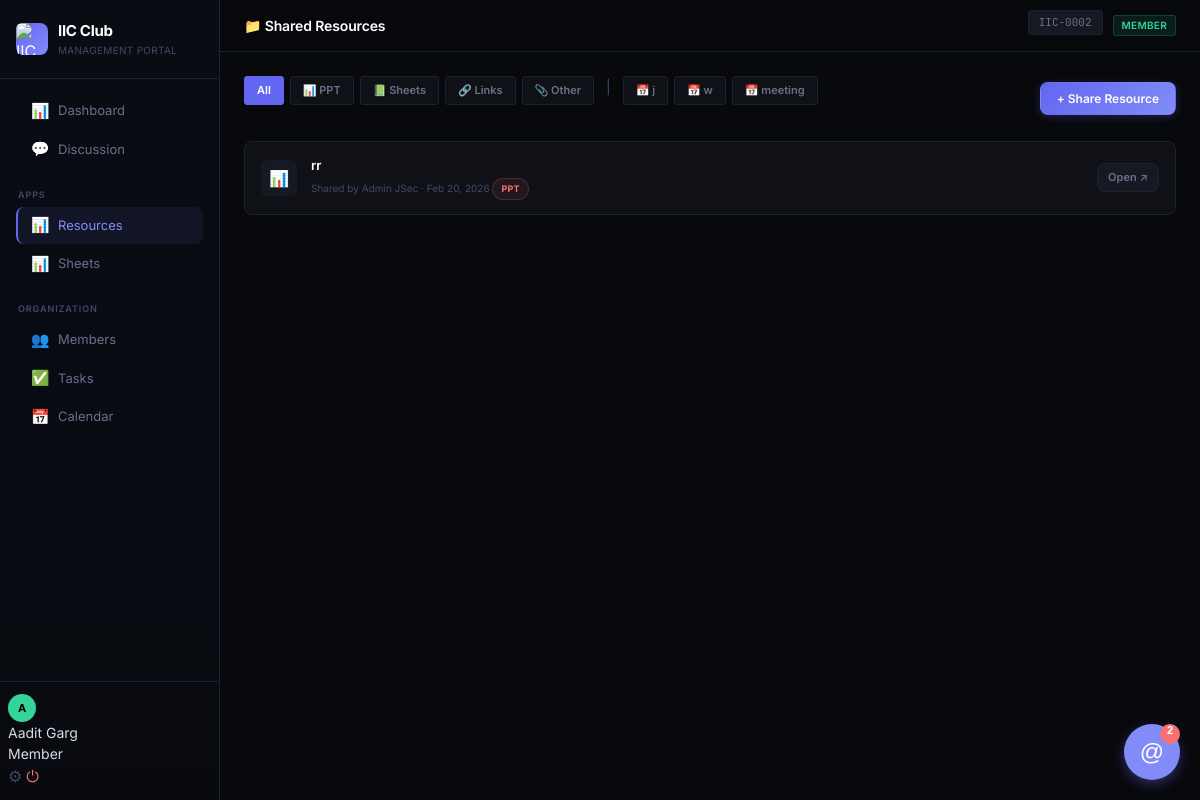
The page /resources (signed in) on the database its author committed.
### models.py (models this page shows, shortened)
class User(db.Model):
    __tablename__ = 'users'
    id = db.Column(db.Integer, primary_key=True)
    unique_id = db.Column(db.String(20), unique=True, nullable=False)  # IIC-0001
    name = db.Column(db.String(100), nullable=False)
    email = db.Column(db.String(120), unique=True, nullable=False)
    password_hash = db.Column(db.String(256), nullable=False)
    role = db.Column(db.String(20), nullable=False, default='member')  # jsec, coordinator, member
    expertise = db.Column(db.String(255), default='')
    current_work = db.Column(db.String(255), default='')
    bio = db.Column(db.Text, default='')
    avatar_color = db.Column(db.String(7), default='#6C63FF')
    joined_at = db.Column(db.DateTime, default=datetime.utcnow)
    last_seen = db.Column(db.DateTime, default=datetime.utcnow)
    is_online = db.Column(db.Boolean, default=False)
    has_seen_tour = db.Column(db.Boolean, default=False)
    messages = db.relationship('Message', backref='author', lazy=True)
    resources = db.relationship('Resource', backref='shared_by', lazy=True)
    tasks_created = db.relationship('Task', foreign_keys='Task.created_by', backref='creator', lazy=True)
    events_created = db.relationship('Event', backref='creator', lazy=True)
    channel_memberships = db.relationship('ChannelMember', foreign_keys='ChannelMember.user_id', backref='member', lazy=True, cascade="all, delete-orphan")
    def can_manage_members(self):
        return self.role == 'jsec'

class Event(db.Model):
    __tablename__ = 'events'
    id = db.Column(db.Integer, primary_key=True)
    title = db.Column(db.String(200), nullable=False)
    description = db.Column(db.Text, default='')
    event_date = db.Column(db.Date, nullable=False)
    event_time = db.Column(db.String(10), default='')
    location = db.Column(db.String(200), default='')
    mom = db.Column(db.Text, default='')  # Minutes of Meeting
    attendance_code = db.Column(db.String(20), default='')  # For self check-in
    event_type = db.Column(db.String(20), default='event')  # event, meeting
    created_by = db.Column(db.Integer, db.ForeignKey('users.id'), nullable=False)
    created_at = db.Column(db.DateTime, default=datetime.utcnow)

class Resource(db.Model):
    __tablename__ = 'resources'
    id = db.Column(db.Integer, primary_key=True)
    user_id = db.Column(db.Integer, db.ForeignKey('users.id'), nullable=False)
    title = db.Column(db.String(200), nullable=False)
    url = db.Column(db.String(500), nullable=False)
    resource_type = db.Column(db.String(20), nullable=False, default='link')  # ppt, sheet, link, other
    description = db.Column(db.Text, default='')
    event_id = db.Column(db.Integer, db.ForeignKey('events.id'), nullable=True)
    created_at = db.Column(db.DateTime, default=datetime.utcnow)
    task_id = db.Column(db.Integer, db.ForeignKey('tasks.id'), nullable=True)
    event = db.relationship('Event', backref='resources', foreign_keys=[event_id])
    task = db.relationship('Task', backref='resources', foreign_keys=[task_id])

### views.py (the view, shortened to what this page needs)
@views.route('/resources', methods=['GET', 'POST'])
@login_required
def resources():
    type_filter = request.args.get('type', '')
    event_filter = request.args.get('event', type=int)
    query = Resource.query
    if type_filter:
        query = query.filter_by(resource_type=type_filter)
    if event_filter:
        query = query.filter_by(event_id=event_filter)
    all_resources = query.order_by(Resource.created_at.desc()).all()
    all_events = Event.query.order_by(Event.event_date.desc()).all()
    return render_template('resources.html', resources=all_resources, type_filter=type_filter, event_filter=event_filter, all_events=all_events)

### helpers.py (called while the page is built)
def get_current_user():
    user_id = session.get('user_id')
    if user_id:
        return User.query.get(user_id)
    return None

def login_required(f):
    @wraps(f)
    def decorated_function(*args, **kwargs):
        if 'user_id' not in session:
            flash('Please log in to access this page.', 'warning')
            return redirect(url_for('auth.login'))
        return f(*args, **kwargs)
    return decorated_function

### views.py (called while the page is built)
@views.app_context_processor
def inject_user():
    user = get_current_user()
    return dict(current_user=user)

### templates/resources.html (shortened to what this page needs)
{% extends 'base.html' %}
{% block page_title %}📁 Shared Resources{% endblock %}
{% block content %}
<div class="d-flex justify-between align-center mb-3" style="flex-wrap: wrap; gap: 12px;">
    <div class="resource-filters">
        <a href="{{ url_for('views.resources') }}"
            class="filter-btn {% if not type_filter and not event_filter %}active{% endif %}">All</a>
        <a href="{{ url_for('views.resources', type='ppt') }}"
            class="filter-btn {% if type_filter == 'ppt' %}active{% endif %}">📊 PPT</a>
        <a href="{{ url_for('views.resources', type='sheet') }}"
            class="filter-btn {% if type_filter == 'sheet' %}active{% endif %}">📗 Sheets</a>
        <a href="{{ url_for('views.resources', type='link') }}"
            class="filter-btn {% if type_filter == 'link' %}active{% endif %}">🔗 Links</a>
        <a href="{{ url_for('views.resources', type='other') }}"
            class="filter-btn {% if type_filter == 'other' %}active{% endif %}">📎 Other</a>
        {% if all_events %}
        <span style="color: var(--text-muted); margin: 0 6px;">|</span>
        {% for event in all_events[:5] %}
        <a href="{{ url_for('views.resources', event=event.id) }}"
            class="filter-btn {% if event_filter == event.id %}active{% endif %}">📅 {{ event.title }}</a>
        {% endfor %}
        {% endif %}
    </div>
    <button class="btn btn-primary" onclick="openModal('addResourceModal')">+ Share Resource</button>
</div>
<div class="resource-list">
    {% for res in resources %}
    <div class="resource-item" style="animation-delay: {{ loop.index0 * 0.05 }}s;">
        <div class="resource-type-icon {{ res.resource_type }}">
            {% if res.resource_type == 'ppt' %}📊{% elif res.resource_type == 'sheet' %}📗{% elif res.resource_type ==
            'link' %}🔗{% else %}📎{% endif %}
        </div>
        <div class="resource-info">
            <div class="resource-title">{{ res.title }}</div>
            <div class="resource-meta">
                Shared by {{ res.shared_by.name }} · {{ res.created_at.strftime('%b %d, %Y') }}
                <span class="badge badge-{{ res.resource_type }} ml-1">{{ res.resource_type | upper }}</span>
            </div>
        </div>
        <div class="resource-actions">
            <a href="{{ res.url }}" target="_blank" class="btn btn-sm btn-secondary">Open ↗</a>
        </div>
    </div>
    {% endfor %}
</div>
{% endblock %}

### templates/base.html (shortened to what this page needs)
<!DOCTYPE html>
<html lang="en">
<head>
    <link rel="stylesheet" href="{{ url_for('static', filename='css/style.css') }}">
    <link rel="stylesheet" href="https://cdn.jsdelivr.net/npm/driver.js@1.0.1/dist/driver.css"/>
</head>
<body>
    {% if current_user %}
    <div class="app-layout">
        <aside class="sidebar">
            <div class="sidebar-header">
                <div class="sidebar-logo">
                    <div class="logo-icon"><img src="{{ url_for('static', filename='iiclogo.png') }}" alt="IIC"
                            style="width: 32px; height: 32px; border-radius: 6px;"></div>
                    <div>
                        <span class="logo-text">IIC Club</span>
                        <span class="logo-sub">Management Portal</span>
                    </div>
                </div>
            </div>
            <nav class="sidebar-nav">
                <div class="nav-section">
                    <button id="mentionToggle" class="mention-btn-toggle" onclick="toggleMentionPanel()">
                        @
                        <div id="mentionBadge" class="mention-badge" style="display:none;">0</div>
                    </button>
                    <a href="{{ url_for('views.dashboard') }}"
                        class="nav-link {% if request.endpoint == 'views.dashboard' %}active{% endif %}">
                        <span class="nav-icon">📊</span> Dashboard
                    </a>
                    <a href="{{ url_for('views.discussion') }}"
                        class="nav-link {% if request.endpoint == 'views.discussion' %}active{% endif %}">
                        <span class="nav-icon">💬</span> Discussion
                    </a>
                </div>
                <div class="nav-section">
                    <div class="nav-section-title">Apps</div>
                    <a href="{{ url_for('views.resources') }}"
                        class="nav-link {% if request.endpoint == 'views.resources' %}active{% endif %}">
                        <span class="nav-icon">📊</span> Resources
                    </a>
                    <a href="{{ url_for('views.sheets') }}"
                        class="nav-link {% if request.endpoint in ['views.sheets', 'views.sheet_view'] %}active{% endif %}">
                        <span class="nav-icon">📊</span> Sheets
                    </a>
                </div>
                <div class="nav-section">
                    <div class="nav-section-title">Organization</div>
                    <a href="{{ url_for('views.members') }}"
                        class="nav-link {% if request.endpoint in ['views.members', 'views.member_profile'] %}active{% endif %}">
                        <span class="nav-icon">👥</span> Members
                    </a>
                    <a href="{{ url_for('views.tasks') }}"
                        class="nav-link {% if request.endpoint == 'views.tasks' %}active{% endif %}">
                        <span class="nav-icon">✅</span> Tasks
                    </a>
                    <a href="{{ url_for('views.calendar_view') }}"
                        class="nav-link {% if request.endpoint == 'views.calendar_view' %}active{% endif %}">
                        <span class="nav-icon">📅</span> Calendar
                    </a>
                </div>
            </nav>
            <div class="sidebar-footer">
                <div class="user-mini-profile">
                    <div class="user-avatar" style="background-color: {{ current_user.avatar_color }}">
                        {{ current_user.name[0] | upper }}
                    </div>
                    <div class="user-info">
                        <div class="user-name">{{ current_user.name }}</div>
                        <div class="user-role">{{ current_user.role | title }}</div>
                    </div>
                    <div class="user-actions" style="margin-left: auto; display: flex; gap: 4px;">
                        <button onclick="openChangePasswordModal()" title="Change Password" style="background:none;border:none;cursor:pointer;color:var(--text-muted);font-size:16px;">⚙</button>
                        <a href="{{ url_for('auth.logout') }}" title="Logout" style="color: var(--red); text-decoration: none; font-size: 16px;">⏻</a>
                    </div>
                </div>
            </div>
        </aside>
        <main class="main-content">
            <header class="topbar">
                <div class="d-flex align-center gap-2">
                    <h1 class="topbar-title">{% block page_title %}Dashboard{% endblock %}</h1>
                </div>
                <div class="topbar-actions">
                    <span class="profile-id">{{ current_user.unique_id }}</span>
                    <span class="profile-role role-{{ current_user.role }}">{{ current_user.role }}</span>
                </div>
            </header>
            <div class="page-content">
                {% block content %}{% endblock %}
            </div>
        </main>
    </div>
    {% else %}
    {% block fullpage %}{% endblock %}
    {% endif %}
</body>
</html>

### rows shown on the page
User: name "A", name "Aadit Garg", role "Member", unique_id "IIC-0002", role "MEMBER"
Event: title "j"
Event: title "w"
Event: title "meeting"
Resource: title "rr", shared_by.name "Admin JSec", created_at "Feb 20, 2026", resource_type "PPT"
